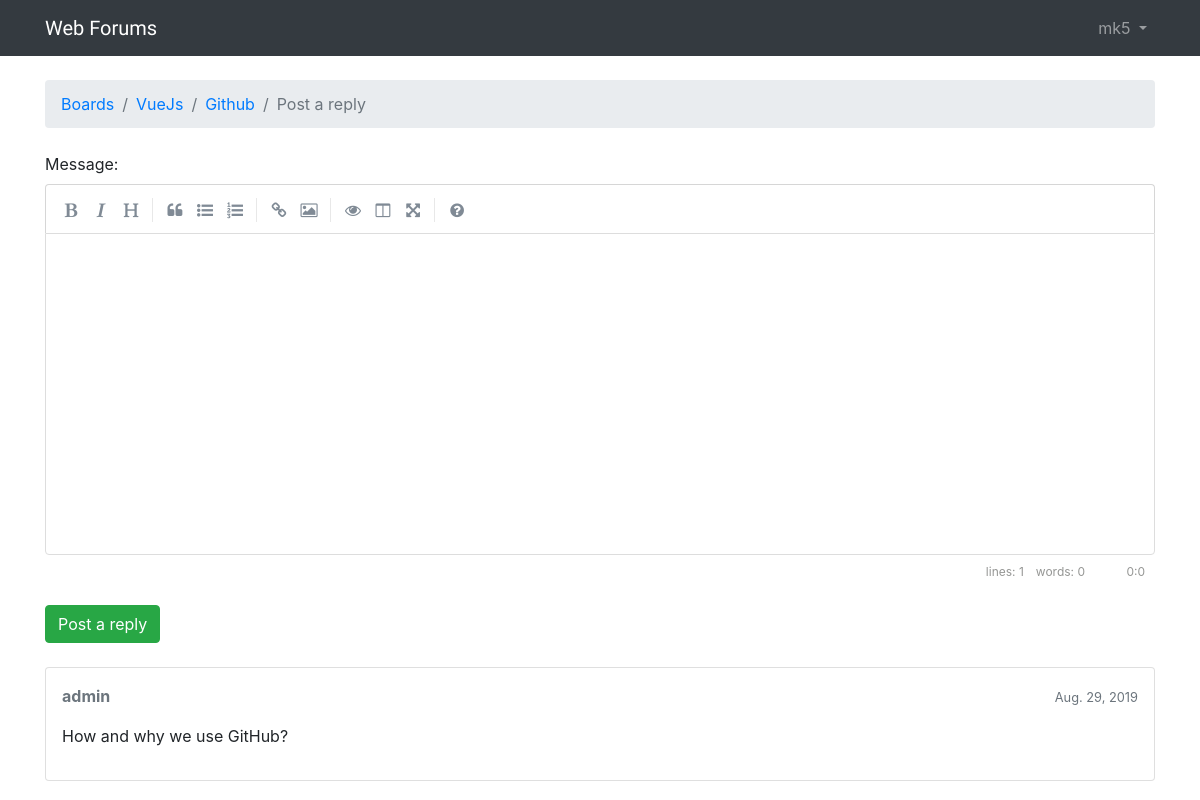
The page /webforum/forums/3/topics/10/reply/ (signed in) on the database as committed earlier.
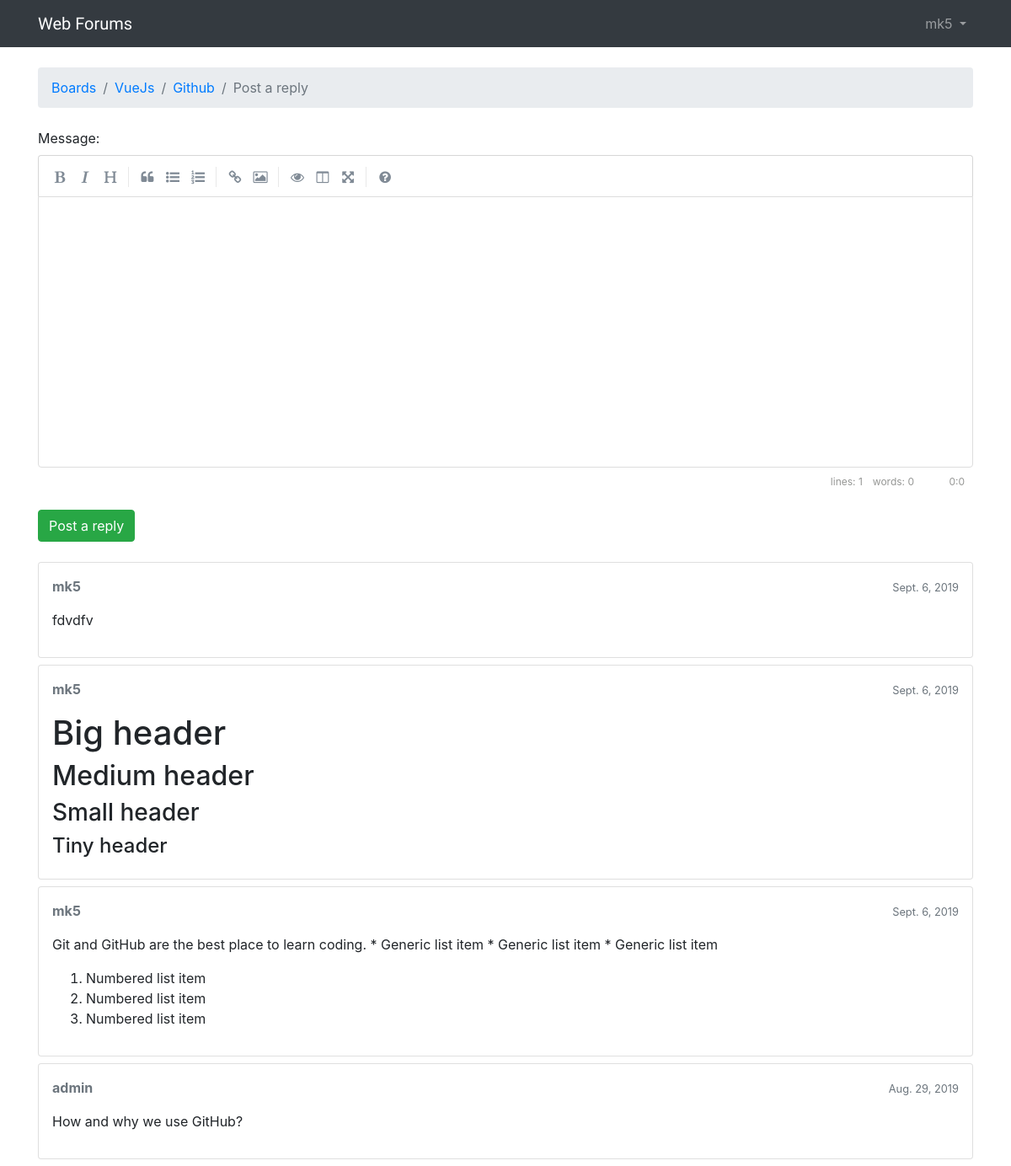
The same page on the database as committed later.
### webforum/models.py (models this page shows, shortened)
class Post(models.Model):
    message = models.TextField(max_length=3000)
    topic = models.ForeignKey(Topic, on_delete=models.CASCADE, related_name='posts')
    created_on = models.DateTimeField(auto_now_add=True)
    updated_on = models.DateTimeField(null=True)
    created_by = models.ForeignKey(User, on_delete=models.CASCADE, related_name='posts')
    updated_by = models.ForeignKey(User, on_delete=models.CASCADE,  null=True, related_name='+')
    def get_message_as_markdown(self):
        return mark_safe(markdown(self.message, safe_mode='escape'))

### webforum/views.py (the view)
# urls.py: path('forums/<int:pk>/topics/<int:topic_pk>/reply/', views.reply_topic, name='reply_topic'),
@login_required
def reply_topic(request, pk, topic_pk):
    topic = get_object_or_404(Topic, forum__pk=pk, pk=topic_pk)
    form = PostForm()
    if request.method == 'POST':
        form = PostForm(request.POST)
        if form.is_valid():
            post = form.save(commit=False)
            post.topic = topic
            post.created_by = request.user
            post.save()
            topic.last_updated = timezone.now()
            topic.save()
            topic_url = reverse('topic_posts', kwargs={'pk':pk, 'topic_pk':topic_pk})
            topic_post_url = '{url}?page={page}#{id}'.format(
                url = topic_url,
                id = post.pk,
                page = topic.get_page_count()
            )
            return redirect(topic_post_url)
    else:
        form = PostForm()
    return render(request, 'reply_topic.html', {'topic': topic, 'form':form})

### webforum/models.py (called while the page is built)
    def get_last_ten_posts(self):
        return self.posts.order_by('-created_on')[:10]

### webforum/templatetags/form_tags.py (called while the page is built)
@register.filter
def input_class(bound_field):
    css_class = ''
    if bound_field.form.is_bound:
        if bound_field.errors:
            css_class = 'is-invalid'
        elif field_type(bound_field) != 'PasswordInput':
            css_class = 'is-valid'
    return 'form-control {}'.format(css_class)

### webforum/templates/reply_topic.html (shortened to what this page needs)
{% extends 'base.html' %}
{% load static %}
{% block stylesheet %}
  <link rel="stylesheet" href="{% static 'css/simplemde.min.css' %}">
{% endblock %}
{% block breadcrumb %}
  <li class="breadcrumb-item"><a href="{% url 'home' %}">Boards</a></li>
  <li class="breadcrumb-item"><a href="{% url 'forum_topics' topic.forum.pk %}">{{ topic.forum.name }}</a></li>
  <li class="breadcrumb-item"><a href="{% url 'topic_posts' topic.forum.pk topic.pk %}">{{ topic.subject }}</a></li>
  <li class="breadcrumb-item active">Post a reply</li>
{% endblock %}
{% block content %}
  <form method="post" class="mb-4" novalidate>
    {% include 'includes/form.html' %}
    <button type="submit" class="btn btn-success">Post a reply</button>
  </form>
  {% for post in topic.get_last_ten_posts %}
    <div class="card mb-2">
      <div class="card-body p-3">
        <div class="row mb-3">
          <div class="col-6">
            <strong class="text-muted">{{ post.created_by.username }}</strong>
          </div>
          <div class="col-6 text-right">
            <small class="text-muted">{{ post.created_on.date }}</small>
          </div>
        </div>
        {{ post.get_message_as_markdown }}
      </div>
    </div>
  {% endfor %}
{% endblock %}

Rows that differ between the two databases and show on the page:
added Post: created_by.username "mk5", created_on "Sept. 6, 2019", get_message_as_markdown "fdvdfv"
added Post: created_by.username "mk5", created_on "Sept. 6, 2019", get_message_as_markdown "Big header Medium header Small header Tiny header"
added Post: created_by.username "mk5", created_on "Sept. 6, 2019", get_message_as_markdown "Git and GitHub are the best place to learn coding. * Generic list item * Generic list item * Generic list item Numbered list item Numbered list item Numbered list item"
